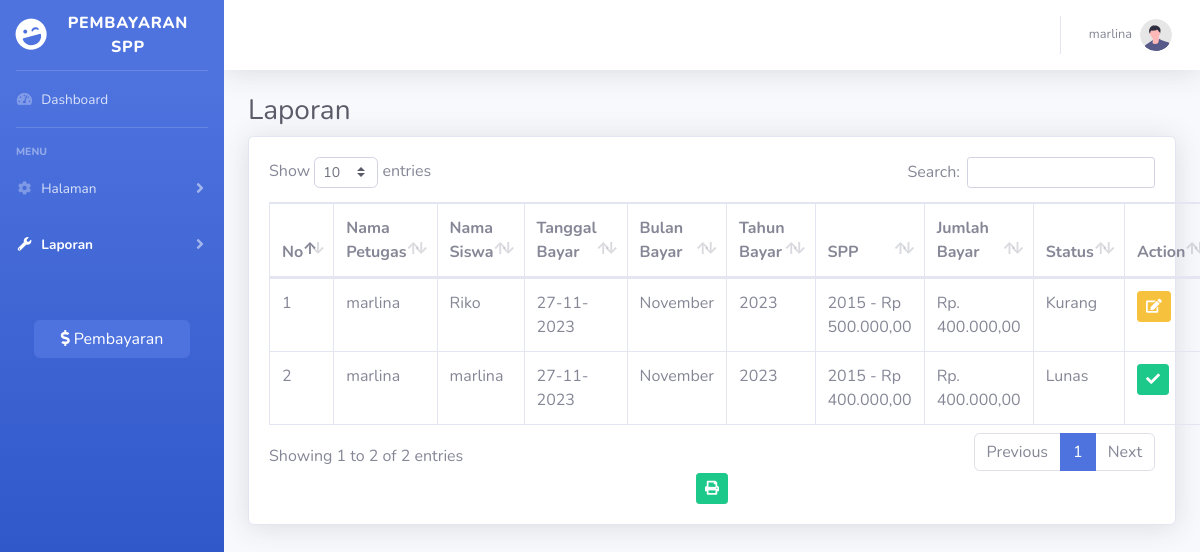
Screenshot of /index.php?page=laporan (signed in) with the database file from the repository.
### tables this page shows
CREATE TABLE `pembayaran` (
  `id_pembayaran` int(11) NOT NULL,
  `id_petugas` int(11) NOT NULL,
  `nisn` char(10) NOT NULL,
  `tgl_bayar` date NOT NULL,
  `bulan_bayar` varchar(8) NOT NULL,
  `tahun_bayar` varchar(4) NOT NULL,
  `id_spp` int(11) NOT NULL,
  `jumlah_bayar` int(11) NOT NULL
);

CREATE TABLE `petugas` (
  `id_petugas` int(11) NOT NULL,
  `username` varchar(25) NOT NULL,
  `password` varchar(35) NOT NULL,
  `nama_petugas` varchar(35) NOT NULL,
  `level` enum('admin','petugas') NOT NULL
);

CREATE TABLE `siswa` (
  `nisn` char(10) NOT NULL,
  `nis` char(8) NOT NULL,
  `nama` varchar(35) NOT NULL,
  `alamat` text NOT NULL,
  `no_telp` varchar(13) NOT NULL,
  `id_kelas` int(11) NOT NULL,
  `password` varchar(32) NOT NULL
);

CREATE TABLE `spp` (
  `id_spp` int(11) NOT NULL,
  `tahun` int(11) NOT NULL,
  `nominal` int(11) NOT NULL
);

### laporan.php (the view, shortened to what this page needs)
<h1 class="h3 mb-2 text-gray-800">Laporan</h1>
<div class="card shadow mb-4">
    <div class="card-body">
        <div class="table-rersponsive">
            <table class="table table-bordered" id="dataTable" width="100%" cellspacing="0">
                <thead>
                    <tr>
                        <th>No</th>
                        <th>Nama Petugas</th>
                        <th>Nama Siswa</th>
                        <th>Tanggal Bayar</th>
                        <th>Bulan Bayar</th>
                        <th>Tahun Bayar</th>
                        <th>SPP</th>
                        <th>Jumlah Bayar</th>
                        <th>Status</th>
                        <th>Action</th>
                    </tr>
                </thead>
                <tbody>
                    <?php
                    $i = 1;
                    $query = mysqli_query($koneksi, "SELECT * FROM pembayaran INNER JOIN petugas ON pembayaran.id_petugas=petugas.id_petugas INNER JOIN siswa ON pembayaran.nisn=siswa.nisn INNER JOIN spp ON pembayaran.id_spp=spp.id_spp");
                    while ($data = mysqli_fetch_array($query)) {
                    ?>
                        <tr>
                            <td><?php echo $i++ ?></td>
                            <td><?php echo $data['nama_petugas'] ?></td>
                            <td><?php echo $data['nama'] ?></td>
                            <td><?php echo date('d-m-Y', strtotime($data['tgl_bayar'])) ?></td>
                            <td><?php echo $data['bulan_bayar'] ?></td>
                            <td><?php echo $data['tahun_bayar'] ?></td>
                            <td><?php echo $data['tahun'] ?> - Rp <?php echo number_format($data['nominal'], 2, ',', '.') ?></td>
                            <td> Rp. <?php echo number_format($data['jumlah_bayar'], 2, ',', '.') ?></td>
                            <td>
                                <?php
                                if ($data['nominal'] > $data['jumlah_bayar']) {
                                    echo 'Kurang';
                                } else {
                                    echo 'Lunas';
                                }
                                ?>
                            </td>
                            <td>
                                <?php
                                if ($data['nominal'] == $data['jumlah_bayar']) {
                                ?>
                                    <button type="button" class="btn btn-success btn-sm">
                                        <i class="fa fa-check"></i>
                                    </button>
                                <?php
                                } else {
                                ?>
                                    <button type="button" class="btn btn-warning btn-sm" data-toggle="modal" data-target="#editpembayaran<?php echo $data['id_pembayaran'] ?>">
                                        <i class="fa fa-edit"></i>
                                    </button>
                                <?php
                                }
                                ?>
                            </td>
                        </tr>
                    <?php
                    }
                    ?>
                </tbody>
            </table>
            <?php
            if (!empty($_SESSION['user']['level'] == 'admin')) {
            ?>
                <div class="cotainer" style="text-align: center;">
                    <a href="cetak_pembayaran.php" target="_blank" class="btn btn-success btn-sm"><i class="fa fa-print"></i></a>
                </div>
            <?php
            }
            ?>
        </div>
    </div>
</div>

### rows the page displays
pembayaran: id_petugas.nama_petugas "marlina", nisn.nama "Riko", tgl_bayar "27-11-2023", bulan_bayar "November", tahun_bayar "2023", id_spp.tahun "2015", id_spp.nominal "500.000,00", jumlah_bayar "400.000,00", shows "Kurang"
pembayaran: id_petugas.nama_petugas "marlina", nisn.nama "marlina", tgl_bayar "27-11-2023", bulan_bayar "November", tahun_bayar "2023", id_spp.tahun "2015", id_spp.nominal "400.000,00", jumlah_bayar "400.000,00", shows "Lunas"

### other values shown
$_SESSION['user']['nama_petugas'] "marlina"
